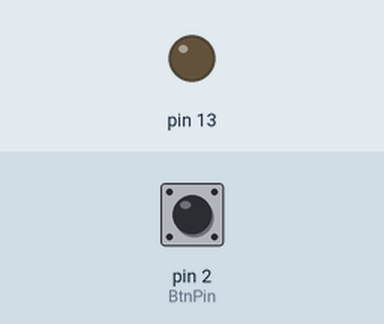
Recording of a sketch running on a simulated Arduino Uno, built with avr-gcc and run on an emulated ATmega328P. Shown: output pins drawn as LEDs (lit = HIGH). The inputs (shaded band) are chosen by the test bench; at power-on: pin 2 (BtnPin) HIGH. What the sketch prints to the serial monitor is not drawn.

Above: at 1.2 s.
1.3 s: pin 2 (BtnPin) pulled LOW for 0.15 s
At 2.0 s:
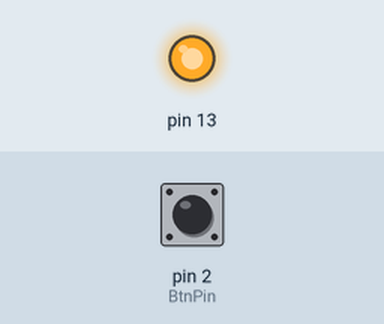
2.9 s: pin 2 (BtnPin) pulled LOW for 1 s
At 4.5 s:
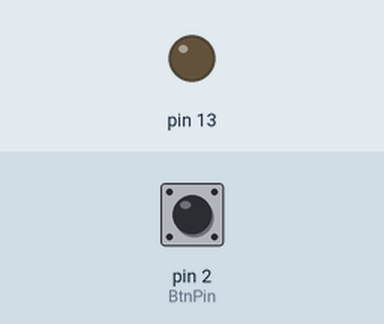
5.4 s: pin 2 (BtnPin) pulled LOW for 3.2 s
At 9.3 s:
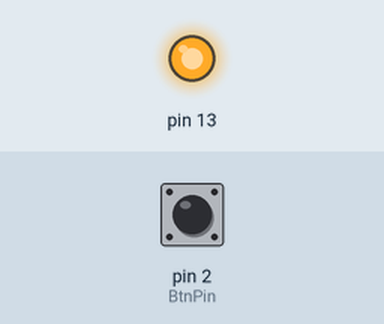
10.1 s: pin 2 (BtnPin) pulsed LOW 2 times (0.12 s each, 0.3 s apart)
At 10.38 s:
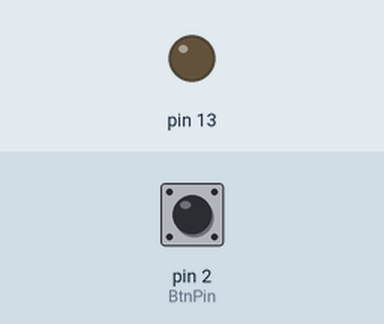
Timing chart, 0 to 13.1 s (numbered marks = the images above; inputs shaded):
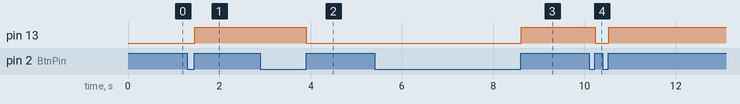

The sketch:

button_switch.ino
```cpp
#include "Led.h"
#include "SwitchButton.h"
#define BtnPin 2

LED redLed(13);
SwitchButton btn(2);

void setup() {
  Serial.begin(115200);
  redLed.off();
}

void loop() {
 unsigned int stateChangeCount = btn.getStateChangeCount();
    switch (stateChangeCount % 4) {
        case 0:
          redLed.off();
          break;
        case 2:
          redLed.on();
          break;
      }


  Serial.print("you click:");
  Serial.println(stateChangeCount/2);

}
```

Measured:
- after the input at 1.3 s, pin 13: LOW → HIGH after 0.16 s
- after the input at 2.9 s, pin 13: HIGH → LOW after 1.0 s
- after the input at 5.4 s, pin 13: LOW → HIGH after 3.2 s
- after the input at 10.1 s, pin 13: HIGH → LOW after 0.13 s, → HIGH 0.30 s later
